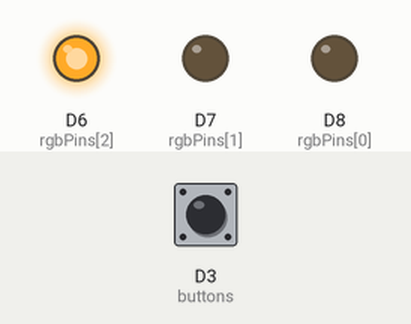
Recording of a sketch running on a simulated ESP8266 (NodeMCU). Shown: output pins drawn as LEDs (lit = HIGH). Inputs (shaded band) come from the test bench; at power-on: D3 (buttons) HIGH. WiFi joins after 1.5 s; servers stay silent unless stated.

Above: at 0.1 s.
At 1.6 s:
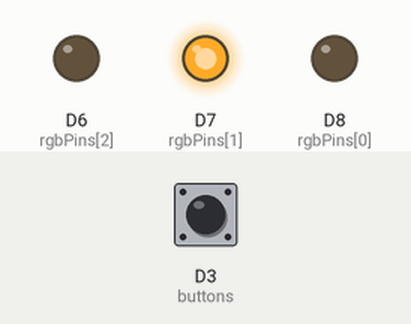
Timing chart, 0 to 3.1 s (numbered marks = the images above):
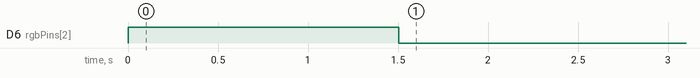

The sketch:

digitalInputs.ino
```cpp
#include <ESP8266WiFi.h>
#include <ESP8266mDNS.h>
#include <WiFiUdp.h>
#include <ArduinoOTA.h>
#include <OSCMessage.h>

//#define SERIAL_DEBUG // if defined debug messages will be printed via the serial port @115200 bauds
#define MAX_RATE 10 // minimum time between two OSC messages (in milliseconds). If set to high or too low (<30ms), some latency will appear
#define THIS_BB_NAME "btn" // name of this brutbox, will be used in OSC path and hostname

#ifdef SERIAL_DEBUG
  #define debugPrint(x)  Serial.print (x)
  #define debugPrintln(x)  Serial.println (x)
#else
  #define debugPrint(x)
  #define debugPrintln(x)
#endif
#define OSCPREFIX(x) x"_"

struct button {
  String name;
  uint8_t pin;
  bool lastState;
  bool currentState;
  long lastTriggered;
};

const String MACaddress = WiFi.macAddress().substring(9); // remove the manufacturer ID (first 9 characters) from the MAC
String hostname = OSCPREFIX(THIS_BB_NAME)+MACaddress;
static const char* PSK = "brutbox123";
static const char* SSID = "brutbox";
static const uint16_t oscOutPort = 8000;
IPAddress targetIP = IPAddress({10,0,0,255});
static const uint8_t rgbPins[] = {D8, D7, D6};
static const uint8_t debounce = 10; // in milliseconds
unsigned long nextPeriod = 0;

// multiple buttons in one brutbox
/*
button buttons[] = { button {"fish", D1 , LOW, HIGH, millis()},
                     button {"dragon", D2 , LOW, HIGH, millis()},
                     button {"bird", D5 , LOW, HIGH, millis()},
                     button {"elephant", D6 , LOW, HIGH, millis()}
            };
*/

// single button on pin 0
button buttons[] = {button {"button", 0, LOW, HIGH, millis()}};

uint8_t buttonsCount = sizeof(buttons)/sizeof(button);

WiFiUDP udpserver;

void setup() {
  #ifdef SERIAL_DEBUG
  Serial.begin(115200);
  #endif
  for (uint8_t i=0; i<3; i++) {pinMode(rgbPins[i], OUTPUT);}
  hostname.replace(":", ""); // remove the : from the MAC address
  char hostnameAsChar[hostname.length()+1];
  hostname.toCharArray(hostnameAsChar, hostname.length()+1);
  connectToWifi(hostnameAsChar, SSID, PSK);
  for (uint8_t i=0; i<buttonsCount; i++) { pinMode(buttons[i].pin, INPUT_PULLUP); }
}

void loop() {
  if (millis() >= nextPeriod) {
    for (uint8_t i = 0; i < buttonsCount; i++) {
      bool reading = digitalRead(buttons[i].pin);
      long currentTime = millis();

      // Check if the button state has changed
      if (reading != buttons[i].lastState) {
        // Reset the debounce timer
        buttons[i].lastTriggered = currentTime;
      }

      // Only update the current state if the state has been stable for debounce period
      if ((currentTime - buttons[i].lastTriggered) > debounce) {
        // If the button state has changed (debounced), send OSC message
        if (reading != buttons[i].currentState) {
          buttons[i].currentState = reading;
          sendData(targetIP, oscOutPort, i);
          nextPeriod = millis() + MAX_RATE;
          debugPrintln("sent status for button " + buttons[i].name);
        }
      }

      buttons[i].lastState = reading;
    }
  }
  ArduinoOTA.handle();
  yield();
}

void sendData(IPAddress targetIP, const uint16_t port, uint8_t buttonIndex) {
  String oscAddress = "";
  if (buttonsCount > 1) oscAddress = "/"+hostname+"/"+buttons[buttonIndex].name;
  else oscAddress = "/"+hostname;
  char oscAddressChar[oscAddress.length()+1];
  oscAddress.toCharArray(oscAddressChar, oscAddress.length()+1);
  OSCMessage* message = new OSCMessage(oscAddressChar);
  message->add((float) !buttons[buttonIndex].currentState); // inverted because of the pullups
  sendOsc(message, targetIP, port);
  delete(message);
  yield();
}

void sendOsc(OSCMessage *msg, IPAddress ip, const uint16_t port ){
    udpserver.beginPacket(ip, port);
    msg->send(udpserver);
    udpserver.endPacket();
    ESP.wdtFeed();
    yield();
}

void connectToWifi(const char *Hostname, const char* ssid, const char* passphrase) {
  RGBled(0,0,1); // blue
  while (true) {
    debugPrintln("\n\nConnecting to " + String(ssid) + " ...");
    WiFi.mode(WIFI_STA);
    WiFi.begin(ssid, passphrase);
    WiFi.hostname(Hostname);
    ESP.wdtFeed();
    yield();
    if ( WiFi.waitForConnectResult() == WL_CONNECTED ) {break;}
  }
  RGBled(0,1,0); // green
  debugPrintln("... connected");
  ArduinoOTA.setPort(8266); //default OTA port
  ArduinoOTA.setHostname(Hostname);// No authentication by default, can be set with : ArduinoOTA.setPassword((const char *)"passphrase");
  ArduinoOTA.begin();
 }

 void RGBled(bool red, bool green, bool blue) {
  digitalWrite(rgbPins[0], red);
  digitalWrite(rgbPins[1], green);
  digitalWrite(rgbPins[2], blue);
 }
```
